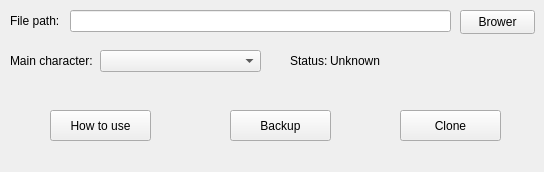
<?xml version="1.0" encoding="UTF-8"?>
<ui version="4.0">
 <class>MainWindow</class>
 <widget class="QMainWindow" name="MainWindow">
  <property name="geometry">
   <rect>
    <x>0</x>
    <y>0</y>
    <width>544</width>
    <height>172</height>
   </rect>
  </property>
  <property name="windowTitle">
   <string>UICopy</string>
  </property>
  <widget class="QWidget" name="centralwidget">
   <widget class="QLabel" name="filepath_label">
    <property name="geometry">
     <rect>
      <x>10</x>
      <y>10</y>
      <width>51</width>
      <height>21</height>
     </rect>
    </property>
    <property name="text">
     <string>File path:</string>
    </property>
   </widget>
   <widget class="QLineEdit" name="filepath_edit">
    <property name="geometry">
     <rect>
      <x>70</x>
      <y>10</y>
      <width>381</width>
      <height>22</height>
     </rect>
    </property>
   </widget>
   <widget class="QLabel" name="maincharacter_label">
    <property name="geometry">
     <rect>
      <x>10</x>
      <y>50</y>
      <width>91</width>
      <height>21</height>
     </rect>
    </property>
    <property name="text">
     <string>Main character:</string>
    </property>
   </widget>
   <widget class="QComboBox" name="comboBox">
    <property name="geometry">
     <rect>
      <x>100</x>
      <y>50</y>
      <width>161</width>
      <height>22</height>
     </rect>
    </property>
   </widget>
   <widget class="QPushButton" name="brower_button">
    <property name="geometry">
     <rect>
      <x>460</x>
      <y>10</y>
      <width>75</width>
      <height>24</height>
     </rect>
    </property>
    <property name="text">
     <string>Brower</string>
    </property>
   </widget>
   <widget class="QPushButton" name="backup_button">
    <property name="geometry">
     <rect>
      <x>230</x>
      <y>110</y>
      <width>101</width>
      <height>31</height>
     </rect>
    </property>
    <property name="text">
     <string>Backup</string>
    </property>
   </widget>
   <widget class="QPushButton" name="clone_button">
    <property name="geometry">
     <rect>
      <x>400</x>
      <y>110</y>
      <width>101</width>
      <height>31</height>
     </rect>
    </property>
    <property name="text">
     <string>Clone</string>
    </property>
   </widget>
   <widget class="QPushButton" name="howtouse_button">
    <property name="geometry">
     <rect>
      <x>50</x>
      <y>110</y>
      <width>101</width>
      <height>31</height>
     </rect>
    </property>
    <property name="text">
     <string>How to use</string>
    </property>
   </widget>
   <widget class="QLabel" name="status_label">
    <property name="geometry">
     <rect>
      <x>290</x>
      <y>50</y>
      <width>41</width>
      <height>21</height>
     </rect>
    </property>
    <property name="text">
     <string>Status:</string>
    </property>
   </widget>
   <widget class="QLabel" name="status_state">
    <property name="geometry">
     <rect>
      <x>330</x>
      <y>50</y>
      <width>91</width>
      <height>21</height>
     </rect>
    </property>
    <property name="text">
     <string>Unknown</string>
    </property>
   </widget>
  </widget>
  <widget class="QMenuBar" name="menubar">
   <property name="geometry">
    <rect>
     <x>0</x>
     <y>0</y>
     <width>544</width>
     <height>21</height>
    </rect>
   </property>
  </widget>
 </widget>
 <resources/>
 <connections/>
</ui>
